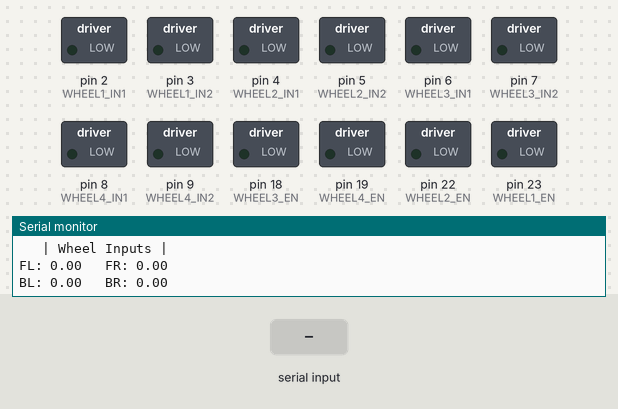
Bench run of a sketch on a simulated Arduino Mega 2560, built with avr-gcc and run on an emulated ATmega2560. Parts: switched loads named in the sketch (green lamp = pin HIGH), the last lines printed to the serial monitor. The inputs (shaded band) are chosen by the test bench.

Above: at 1.2 s.
1.3 s: "vtest\n" received over Serial
At 5.1 s:
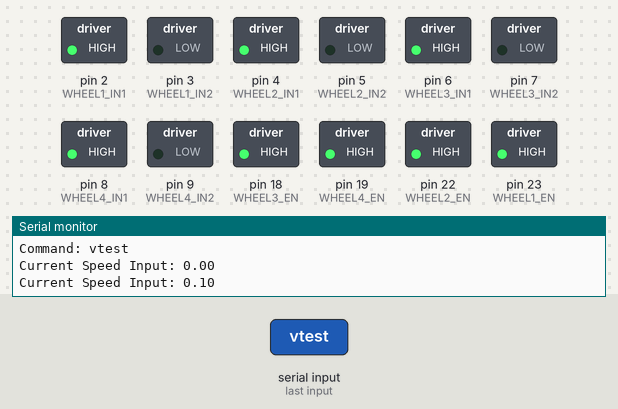
Timing chart, 0 to 47.5 s (numbered marks = the images above; inputs shaded):
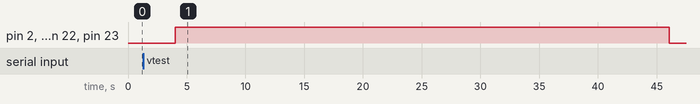

Measured:
- after the input at 1.3 s, pin 2 (WHEEL1_IN1), pin 4 (WHEEL2_IN1), pin 6 (WHEEL3_IN1), pin 8 (WHEEL4_IN1), pin 18 (WHEEL3_EN), pin 19 (WHEEL4_EN), pin 22 (WHEEL2_EN), pin 23 (WHEEL1_EN): LOW → HIGH after 2.7 s, → LOW 42.0 s later

The sketch:

test_mechanum_control.ino
```cpp
#include <Arduino.h>

/*
This script is designed for a four wheel vehicle equipped with mecanum wheels
using a Teensy 4.0.
Configuration:

          |\=| |==========| |=/|
  Wheel 1 |=\|+|          |+|/=| Wheel 2
          |\=| |          | |=/|
               |          |
          |=/| |          | |\=|
  Wheel 4 |/=|+|          |+|=\| Wheel 3
          |=/| |==========| |\=|
*/

// Motor Driver 1 Pins
#define WHEEL1_EN 23
#define WHEEL2_EN 22

#define WHEEL1_IN1 2
#define WHEEL1_IN2 3
#define WHEEL2_IN1 4
#define WHEEL2_IN2 5

// Motor Driver 2 Pins
#define WHEEL3_EN 18
#define WHEEL4_EN 19

#define WHEEL3_IN1 6
#define WHEEL3_IN2 7
#define WHEEL4_IN1 8
#define WHEEL4_IN2 9

// Motor limits
#define MIN_SPEED_INPUT 0
#define MAX_SPEED_INPUT 100
#define MIN_MOTOR_1_LIMIT 169
#define MIN_MOTOR_2_LIMIT 156
#define MIN_MOTOR_3_LIMIT 144
#define MIN_MOTOR_4_LIMIT 140
#define MAX_MOTOR_LIMIT 255

#define DEBUG 0

/* Wheel State structure */
struct wheelState{
  int in1_pin;
  int in2_pin;
  int pwm_pin;
  int MIN_PWM_LIMIT;
  int MAX_PWM_LIMIT;
};

/* Declare Wheels */
wheelState w1, w2, w3, w4;

/* Twist Values */
float linear_x = 0.0;   //speed  => [-1.0, 1.0] backwards to forwards
float linear_y = 0.0;   //strafe => [-1.0, 1.0] left to right
float angular_z = 0.0;  //turn   => [-1.0, 1.0] left to right

/* Command Values */
String command;
const char delimiter = ' ';

/* Control Functions */
float* fromTwistToPWM(float speed, float strafe, float turn);
void sendToMotor(wheelState ws, float speed_input);
void stopMotors();

/* Command Functions */
String getStrSegmentByDelim(String originalStr, char delim, int order);

/* Display Functions */
void helpMenu();
void displayWheelInputs(float* wheelInputs);

/* Test Functions */
void movementTest();
void speedTest();

void setup() {
  /* OUTPUTS */
  pinMode(WHEEL1_EN, OUTPUT);
  pinMode(WHEEL2_EN, OUTPUT);
  pinMode(WHEEL3_EN, OUTPUT);
  pinMode(WHEEL4_EN, OUTPUT);

  pinMode(WHEEL1_IN1, OUTPUT);
  pinMode(WHEEL1_IN2, OUTPUT);
  pinMode(WHEEL2_IN1, OUTPUT);
  pinMode(WHEEL2_IN2, OUTPUT);
  pinMode(WHEEL3_IN1, OUTPUT);
  pinMode(WHEEL3_IN2, OUTPUT);
  pinMode(WHEEL4_IN1, OUTPUT);
  pinMode(WHEEL4_IN2, OUTPUT);

  /* INITIAL STATE */
  digitalWrite(WHEEL1_IN1, LOW);
  digitalWrite(WHEEL1_IN2, LOW);
  digitalWrite(WHEEL2_IN1, LOW);
  digitalWrite(WHEEL2_IN2, LOW);
  digitalWrite(WHEEL3_IN1, LOW);
  digitalWrite(WHEEL3_IN2, LOW);
  digitalWrite(WHEEL4_IN1, LOW);
  digitalWrite(WHEEL4_IN2, LOW);

  /* Initialize Wheels */
  w1 = {WHEEL1_IN1, WHEEL1_IN2, WHEEL1_EN, MIN_MOTOR_1_LIMIT, MAX_MOTOR_LIMIT};
  w2 = {WHEEL2_IN1, WHEEL2_IN2, WHEEL2_EN, MIN_MOTOR_2_LIMIT, MAX_MOTOR_LIMIT};
  w3 = {WHEEL3_IN1, WHEEL3_IN2, WHEEL3_EN, MIN_MOTOR_3_LIMIT, MAX_MOTOR_LIMIT};
  w4 = {WHEEL4_IN1, WHEEL4_IN2, WHEEL4_EN, MIN_MOTOR_4_LIMIT, MAX_MOTOR_LIMIT};

  Serial.begin(115200);
  helpMenu();
  Serial.println("\nSet motors to zero.");
  stopMotors();
}

void loop() {
  // Send commands to mecanum wheels based on speed, strafe and turn
  if(Serial.available()){
    command = Serial.readStringUntil('\n');
    command.trim();
    Serial.print("\nCommand: ");
    Serial.println(command);
    // Bring up the help menu
    if(command.equals("help")) helpMenu();
    // Set all motors to zero (stop vehicle)
    else if(command.equals("stop")) stopMotors();
     // Check that motors speed up and slow down properly
    else if(command.equals("vtest")) speedTest();
    // Check that mecanum wheel configuration can turn and strafe
    else if(command.equals("mtest")) movementTest();
    else{
      linear_x  = getStrSegmentByDelim(command, delimiter, 0).toFloat();
      linear_y  = getStrSegmentByDelim(command, delimiter, 1).toFloat();
      angular_z = getStrSegmentByDelim(command, delimiter, 2).toFloat();
      if(DEBUG == 1){
        Serial.print("Speed | X: ");
        Serial.print(linear_x);
        Serial.print(" Y: ");
        Serial.print(linear_y);
        Serial.print(" Yaw: ");
        Serial.println(angular_z);
      }
      // Convert revelant ROS Twist message to PWM values
      float *wheelInputs = fromTwistToPWM(linear_x, linear_y, angular_z);
      sendToMotor(w1, wheelInputs[0]);
      sendToMotor(w2, wheelInputs[1]);
      sendToMotor(w3, wheelInputs[2]);
      sendToMotor(w4, wheelInputs[3]);
      displayWheelInputs(wheelInputs);
    }
  }
  delay(2000);
}

float* fromTwistToPWM(float speed, float strafe, float turn){
  float *wheels = new float[4];

  wheels[0] = speed + strafe + turn;
  wheels[1] = speed - strafe - turn;
  wheels[3] = speed - strafe + turn;
  wheels[2] = speed + strafe - turn;

  if(speed+abs(turn) > 1){
    wheels[0] /= speed + turn;
    wheels[1] /= speed + turn;
    wheels[2] /= speed + turn;
    wheels[3] /= speed + turn;
  }
  return wheels;
}

void sendToMotor(wheelState ws, float speed_input){
  int in1_state, in2_state;
  float scaled_max = MAX_SPEED_INPUT/(float)MAX_SPEED_INPUT;
  if(abs(speed_input) < MIN_SPEED_INPUT) speed_input = MIN_SPEED_INPUT/abs(scaled_max);
  else if(abs(speed_input) > scaled_max) speed_input = speed_input/abs(scaled_max);

  if(speed_input > 0){
    in1_state = HIGH;
    in2_state = LOW;
  }
  else if(speed_input < 0){
    in1_state = LOW;
    in2_state = HIGH;
  }else{
    in1_state = LOW;
    in2_state = LOW;
  }

  int speed = map((int)abs(speed_input * 100), MIN_SPEED_INPUT, MAX_SPEED_INPUT, ws.MIN_PWM_LIMIT, ws.MAX_PWM_LIMIT);
  if(in1_state == in2_state) analogWrite(ws.pwm_pin, 0);
  else analogWrite(ws.pwm_pin, speed);
  digitalWrite(ws.in1_pin, in1_state);
  digitalWrite(ws.in2_pin, in2_state);

  if(DEBUG == 1){
    if(in1_state == in2_state) Serial.println("Motor Off");
    else if((in1_state == HIGH) && (in2_state == LOW)) Serial.println("Motor Forward");
    else if((in1_state == LOW) && (in2_state == HIGH)) Serial.println(("Motor Reverse"));
    Serial.print("Speed Input: ");
    Serial.println(speed_input);
    Serial.print("PWM Speed: ");
    Serial.println(speed);
  }
}

void stopMotors(){
  float wheelInputs[] = {0.0, 0.0, 0.0, 0.0};
  sendToMotor(w1, wheelInputs[0]);
  sendToMotor(w2, wheelInputs[1]);
  sendToMotor(w3, wheelInputs[2]);
  sendToMotor(w4, wheelInputs[3]);
  displayWheelInputs(wheelInputs);
}

String getStrSegmentByDelim(String originalStr, char delim, int order){
  int delimCount = 0;
  int startIdx = 0;
  int endIdx = 0;
  for(unsigned int i = 0; i < originalStr.length(); i++){
    if(originalStr[i] == delim){
      ++delimCount;
      if(order < delimCount) break;
      startIdx = i+1;
      endIdx = i+1;
    }
    else if(order == delimCount && originalStr[i] != delim) endIdx++;
  }
  if(startIdx < endIdx) return(originalStr.substring(startIdx, endIdx+1));
  else return "";
}

void helpMenu(){
  Serial.println("The following commands are supported:");
  Serial.println("\t- \"stop\"                        : sets all motors to zero");
  Serial.println("\t- \"vtest\"                       : test velocity control for all wheels");
  Serial.println("\t- \"mtest\"                       : test wheel config via possible movement patterns");
  Serial.println("\t- linear_x linear_y angular_z   : set the movement of vehicle (floats with single space delimiter)");
  Serial.println("\t- \"help\"                        : bring up this menu");
}

void displayWheelInputs(float* wheelInputs){
  Serial.print("   | Wheel Inputs | \nFL: ");
  Serial.print(wheelInputs[0]);
  Serial.print("\t FR: ");
  Serial.print(wheelInputs[1]);
  Serial.print("\nBL: ");
  Serial.print(wheelInputs[3]);
  Serial.print("\t BR: ");
  Serial.println(wheelInputs[2]);
}

void movementTest(){
  String sequence[] = {"Forward", "Backward", "Strafe Left", "Strafe Right", "Turn Left", "Turn Right"};
  float wheel1TestVals[] = {0.5,-0.5,-0.5,0.5,-0.5,0.5};
  float wheel2TestVals[] = {0.5,-0.5,0.5,-0.5,0.5,-0.5};
  float wheel3TestVals[] = {0.5,-0.5,-0.5,0.5,0.5,-0.5};
  float wheel4TestVals[] = {0.5,-0.5,0.5,-0.5,-0.5,0.5};

  for(int i = 0; i < 6; i++){
    float wheelInputs[] = {wheel1TestVals[i], wheel2TestVals[i], wheel3TestVals[i], wheel4TestVals[i]};
    sendToMotor(w1, wheel1TestVals[i]);
    sendToMotor(w2, wheel2TestVals[i]);
    sendToMotor(w3, wheel3TestVals[i]);
    sendToMotor(w4, wheel4TestVals[i]);
    Serial.print("Movement: ");
    Serial.println(sequence[i]);
    displayWheelInputs(wheelInputs);
    delay(2000);
  }
  stopMotors();
}

void speedTest(){
  // Speed Up
  for(float i = 0.0; i < 1.2; i += 0.1){
    sendToMotor(w1, i);
    sendToMotor(w2, i);
    sendToMotor(w3, i);
    sendToMotor(w4, i);
    Serial.print("Current Speed Input: ");
    Serial.println(i);
    delay(2000);
  }

  // Slow down
  for(float j = 1.0; j > 0; j -= 0.1){
    sendToMotor(w1, j);
    sendToMotor(w2, j);
    sendToMotor(w3, j);
    sendToMotor(w4, j);
    Serial.print("Current Speed Input: ");
    Serial.println(j);
    delay(2000);
  }
  stopMotors();
}
```
